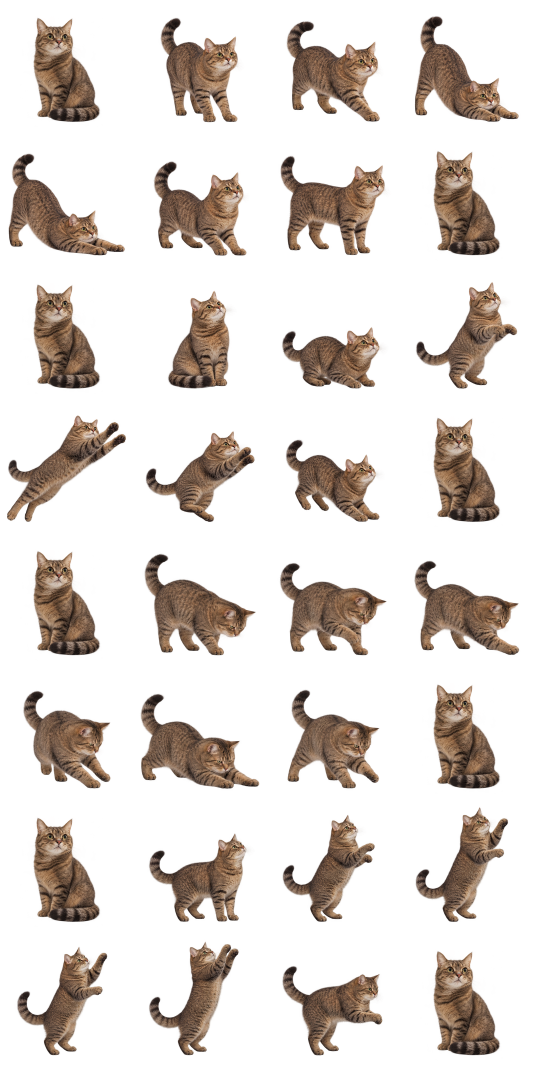
#> input picture source/assets/motions.png, 1600 x 3200 px (shown at 1/3 size)
$ python -i pack-relax.py   (imports and definitions only)
#> lines starting #> are read from the running program, lines starting #| are printed output that depends on the picture; after the words box and inside, x2 and y2 are one past the last pixel; in counts of white or black regions, pixels touching at a corner belong together
"""Pack the ImageGen complete-body poses. Crop/resize only; no morphs or fades."""
from pathlib import Path
from PIL import Image, ImageDraw
import numpy as np
import json
from scipy import ndimage

ROOT=Path(__file__).resolve().parent
ASSETS=ROOT/'assets'
QA=ROOT.parent/'qa'
CELL=400

def poses(path):
#> called with path = 'assets/motions.png'
    src=Image.open(path).convert('RGBA')
#> src is the input picture: PIL image 1600x3200 RGBA; mean R, G, B, A 34.9, 26.3, 20.9, 62.8
    a=np.asarray(src)
    body=a[:,:,3]>16
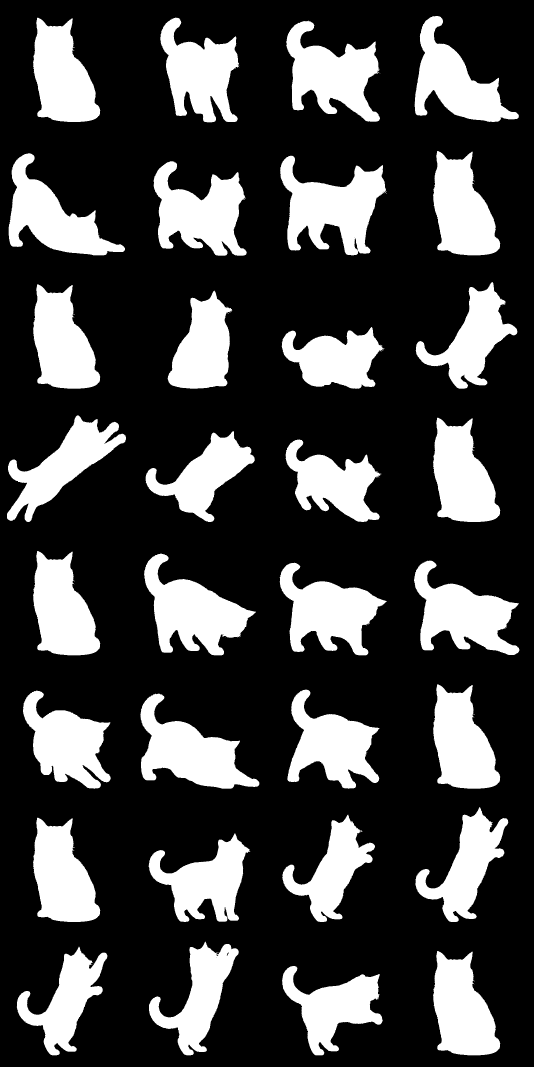
#> body: shape (3200, 1600) bool (shown at 1/3 size); 25.9% white; 38 white regions (6 under 20 px), largest, box (x1, y1, x2, y2) and area: (840, 467, 1160, 766) 50909, (432, 1661, 768, 1966) 48769, (421, 2081, 778, 2366) 47532
    labels,n=ndimage.label(body)
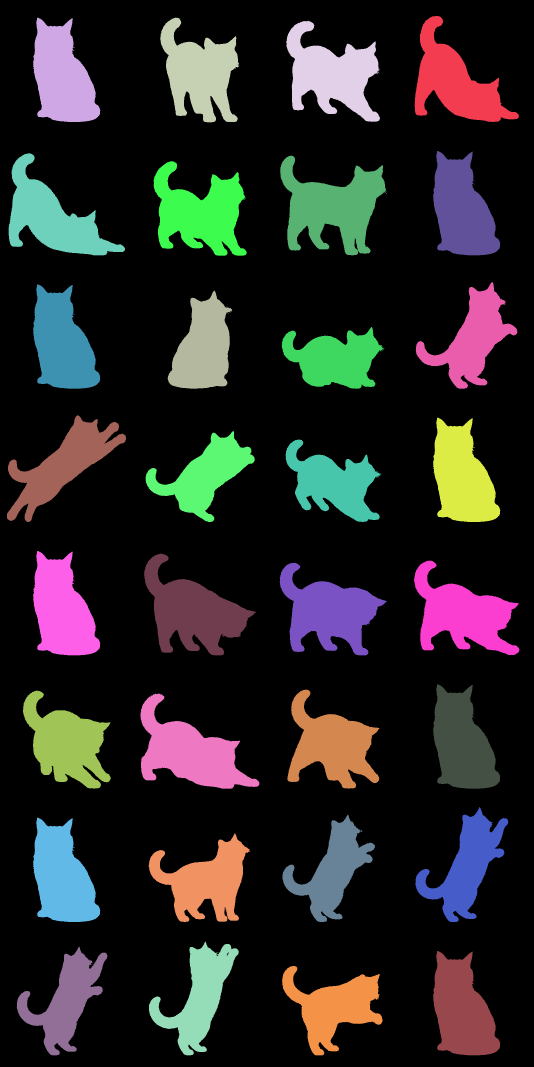
#> labels: shape (3200, 1600) int32 (shown at 1/3 size); 70 distinct labels, from 0 to 69; one colour per label, 0 black
#> n = 69
    sizes=ndimage.sum(body,labels,range(1,n+1))
#> sizes = 69 values, max 50906 at index 15, min 1 at index 4, mean 19189.9
    selected=(np.argsort(sizes)[::-1][:16]+1).tolist()
#> selected = [16, 40, 49, 17, 4, 41, 42, 15, 3, 1, 48, 47, 2, 33, 14, 53]
    items=[]
    for lab in selected:
        ys,xs=np.where((labels==lab)&body)
        if len(xs)<1000:raise ValueError('Missing complete pose')
        items.append((int(lab),float(np.median(xs)),float(np.median(ys))))
#> this loop made 16 passes
#> lab on passes 1, 2, 3, 4, 6, 7, 8, 9, 10, 11, 12, 13: 16, 40, 49, 17, 41, 42, 15, 3, 1, 48, 47, 2
#> after the loop, items = [(16, 1002, 619), (40, 572, 1840), (49, 564, 2264), (17, 605, 640), (4, 991, 220), (41, 1384, 1845), (42, 984, 1833), (15, 142, 665), (3, 600, 215), (1, 1354, 259), (48, 198, 2229), (47, 997, 2237), (2, 184, 237), (33, 1384, 1437), (14, 1384, 637), (53, 184, 2637)]
    vertical=sorted(items,key=lambda i:i[2])
#> vertical = [(3, 600, 215), (4, 991, 220), (2, 184, 237), (1, 1354, 259), (16, 1002, 619), (14, 1384, 637), (17, 605, 640), (15, 142, 665), (33, 1384, 1437), (42, 984, 1833), (40, 572, 1840), (41, 1384, 1845), (48, 198, 2229), (47, 997, 2237), (49, 564, 2264), (53, 184, 2637)]
    ordered=[]
    for row in range(4):ordered+=sorted(vertical[row*4:row*4+4],key=lambda i:i[1])
    owner=np.zeros(labels.shape,dtype=np.int16)
#> owner: shape (3200, 1600) int16; every value is 0
    for i,(lab,_,_) in enumerate(ordered):owner[labels==lab]=i+1
#> this loop made 16 passes
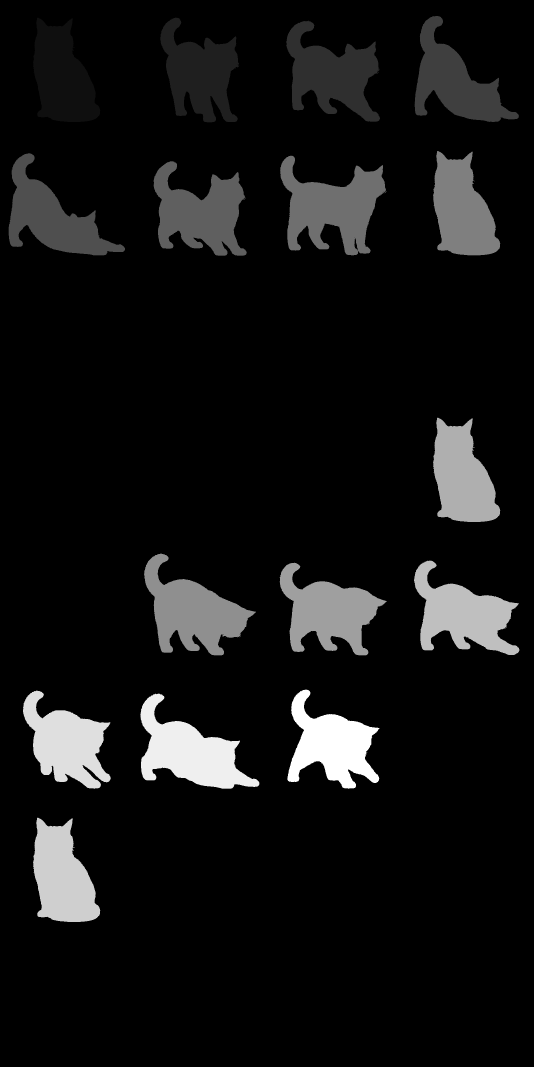
#> owner: shape (3200, 1600) int16 (shown at 1/3 size); min 0, max 16, mean 1.18; drawn with min black and max white
    distance,indices=ndimage.distance_transform_edt(owner==0,return_indices=True)
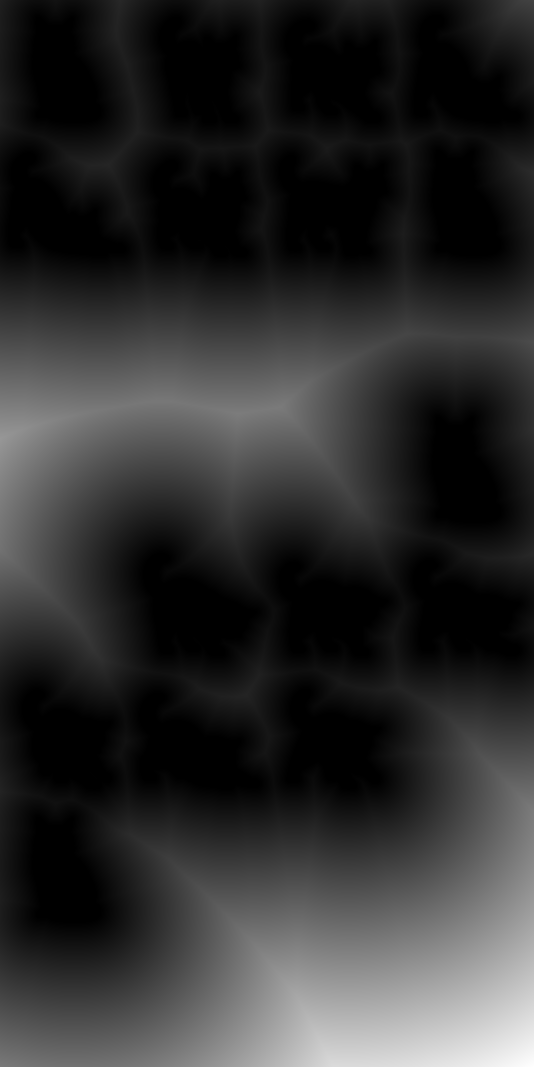
#> distance: shape (3200, 1600) float64 (shown at 1/3 size); min 0, max 972.6, mean 175.1; drawn with min black and max white
    nearest=owner[indices[0],indices[1]]
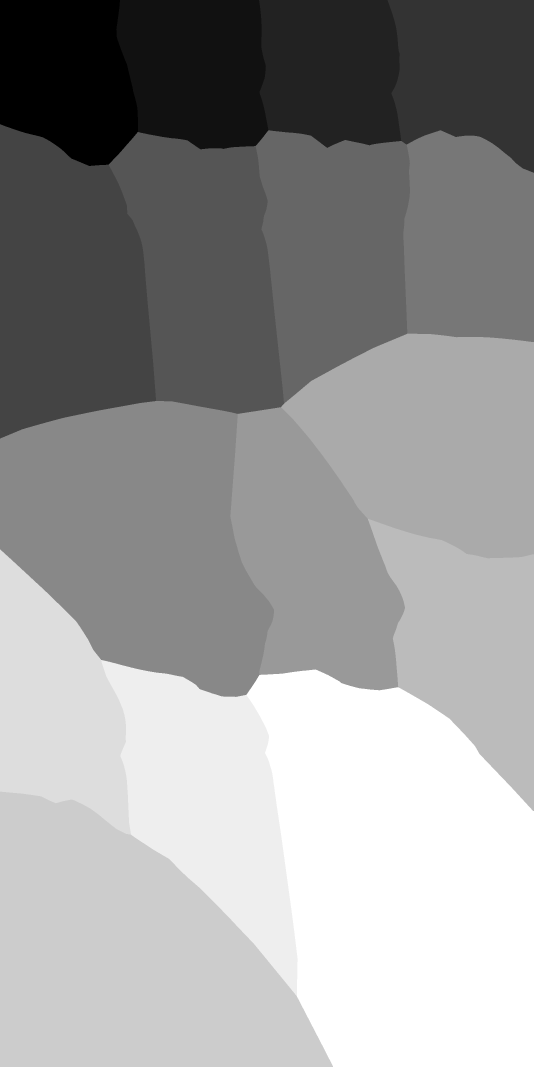
#> nearest: shape (3200, 1600) int16 (shown at 1/3 size); min 1, max 16, mean 9.94; drawn with min black and max white
    out=[]
    for i in range(16):
        member=(nearest==i+1)&(distance<=5)&(a[:,:,3]>4)
        ys,xs=np.where(member)
        x0,y0,x1,y1=int(xs.min()),int(ys.min()),int(xs.max())+1,int(ys.max())+1
        crop=a[y0:y1,x0:x1].copy()
        crop[~member[y0:y1,x0:x1]]=0
        out.append(Image.fromarray(crop))
#> this loop made 16 passes
#> (x0, y0, x1, y1) on passes 1 to 12: (99, 52, 302, 368), (480, 52, 722, 367), (858, 62, 1144, 367), (1244, 47, 1558, 368), (24, 459, 376, 768), (460, 483, 742, 768), (839, 466, 1164, 767), (1299, 452, 1502, 768), (431, 1660, 768, 1968), (838, 1688, 1161, 1966), (1299, 1252, 1502, 1568), (1242, 1681, 1559, 1966)
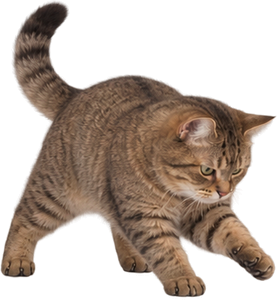
#> crop: shape (300, 277, 4); mean R, G, B, A 64, 50.1, 40.3, 123.7; transparent parts drawn white
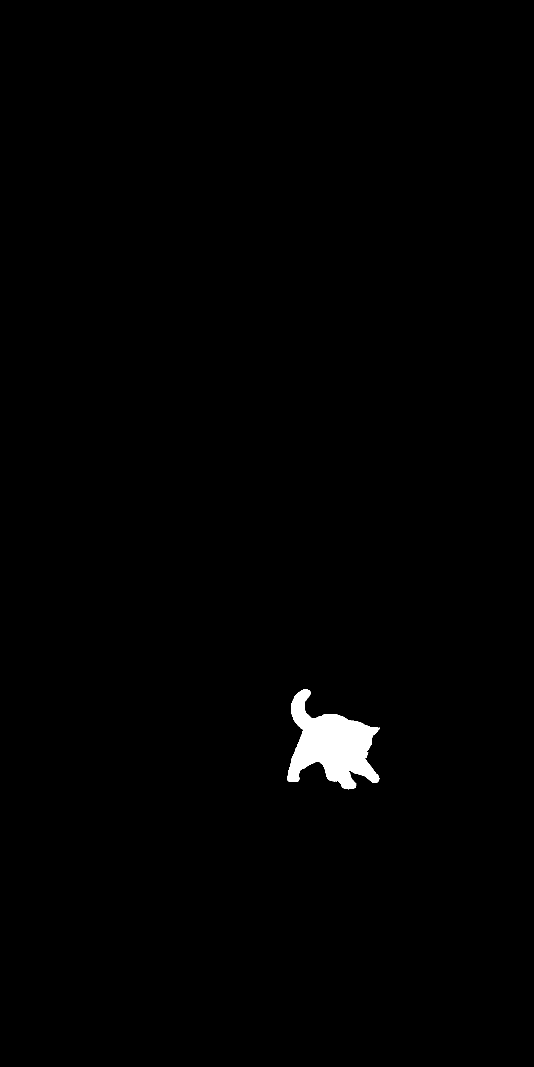
#> member: shape (3200, 1600) bool (shown at 1/3 size); 0.84% white; 13 white regions (12 under 20 px), largest, box (x1, y1, x2, y2) and area: (862, 2068, 1139, 2366) 43229
#> after the loop, out = 16 items
    return out

def main():
    QA.mkdir(parents=True,exist_ok=True)
    manifest={'cell':400,'columns':4,'frames':32,'actions':{}}
    sheet=Image.new('RGBA',(1600,3200))
    neutral=Image.open(ASSETS/'motions.png').crop((0,0,400,400))
    raw=json.loads((ROOT/'relax-prompts.json').read_text(encoding='utf-8'))
    for name,offset in [('yawn',0),('roll',16)]:
        source=ASSETS/'raw'/raw[name]['file']
        images=poses(source)
        # Fixed physical scale per sequence; no per-pose height normalization.
        scale=min(320/images[0].height,358/max(im.width for im in images),350/max(im.height for im in images))
        entries=[]
        for i,img in enumerate(images):
            tile=Image.new('RGBA',(400,400))
            size=(round(img.width*scale),round(img.height*scale))
            resized=img.resize(size,Image.Resampling.LANCZOS)
            pos=(round(200-size[0]/2),366-size[1])
            tile.alpha_composite(resized,pos)
            # The original resting image remains the exact entry/exit pose.
            if i in (0,15):tile=neutral.copy()
            sheet.alpha_composite(tile,((offset+i)%4*400,(offset+i)//4*400))
            entries.append({'frame':offset+i,'size':size,'position':pos,'neutral':i in (0,15)})
        manifest['actions'][name]={'source':source.name,'scale':scale,'frames':entries}
    staged=ASSETS/'relax.next.png'
    sheet.save(staged,optimize=True)
    with Image.open(staged) as check:check.load()
    staged.replace(ASSETS/'relax.png')
    (ASSETS/'relax-layout.json').write_text(json.dumps(manifest,indent=2),encoding='utf-8')
    # A downscaled overview for visual QA, not a separate user deliverable.
    contact=Image.new('RGB',(1000,1000),'#eee8de')
    d=ImageDraw.Draw(contact)
    for row,name in enumerate(['yawn','roll']):
        for col,n in enumerate([0,3,5,7,9,11,13,15]):
            idx=row*16+n
            thumb=sheet.crop(((idx%4)*400,(idx//4)*400,(idx%4+1)*400,(idx//4+1)*400)).resize((240,240))
            x=(col%4)*250;y=row*500+(col//4)*250
            contact.paste(thumb,(x,y),thumb)
            d.text((x+5,y+4),name+' '+str(n),fill='#332d27')
    contact.save(QA/'relax-contact.jpg',quality=90)
    print('Packed',ASSETS/'relax.png', 'bytes',(ASSETS/'relax.png').stat().st_size)

# [1 line not run here, left out]

>>> result = poses('assets/motions.png')
#> result = 16 items

$ run again, on source/assets/atlas.png
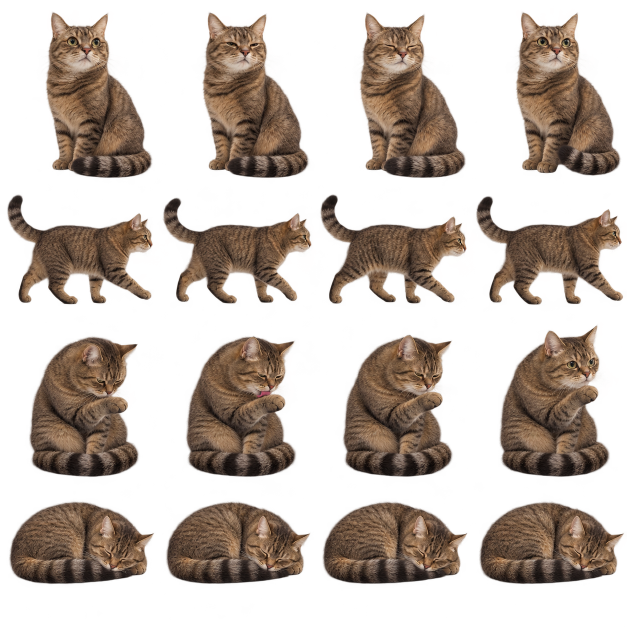
#> input picture source/assets/atlas.png, 1254 x 1254 px (shown at 1/2 size)
#> in poses, src is the input picture: PIL image 1254x1254 RGBA; mean R, G, B, A 53, 39, 30.5, 102.7
#> body: shape (1254, 1254) bool; 42.2% white; 22 white regions (6 under 20 px), largest, box (x1, y1, x2, y2) and area: (998, 649, 1220, 954) 49464, (371, 671, 593, 954) 49273, (685, 668, 906, 954) 49236
#> in poses, `labels,n=ndimage.label(body)`:
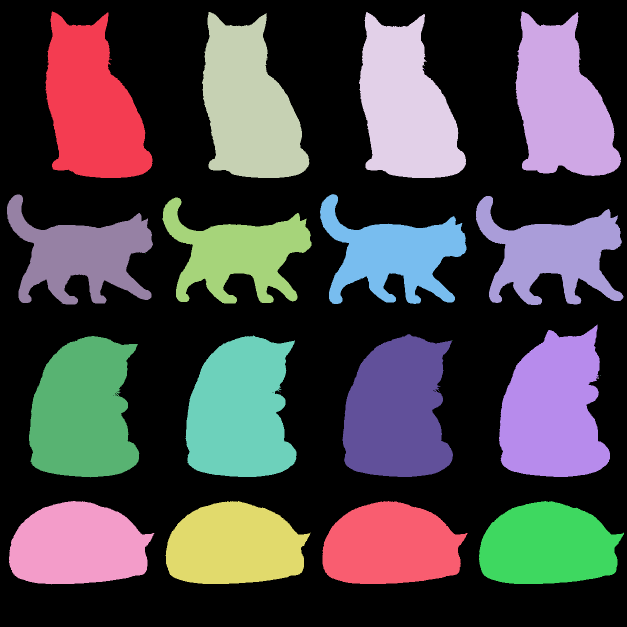
#> labels: shape (1254, 1254) int32 (shown at 1/2 size); 29 distinct labels, from 0 to 28; one colour per label, 0 black
#> n = 28
#> sizes = 28 values, max 49461 at index 12, min 1 at index 4, mean 23719.7
#> selected = [13, 15, 14, 16, 3, 1, 4, 2, 25, 26, 27, 28, 10, 9, 8, 11]
#> the loop in poses, `for lab in selected:` made 16 passes
#> lab on passes 1 to 8: 13, 15, 14, 16, 3, 1, 4, 2
#> after the loop in poses, `for lab in selected:`: items = [(13, 1108, 825), (15, 481, 826), (14, 796, 825), (16, 167, 827), (3, 494, 219), (1, 181, 219), (4, 808, 219), (2, 1119, 215), (25, 154, 1093), (26, 467, 1093), (27, 780, 1093), (28, 1093, 1093), (10, 1105, 503), (9, 161, 506), (8, 785, 506), (11, 473, 503)]
#> vertical = [(2, 1119, 215), (3, 494, 219), (1, 181, 219), (4, 808, 219), (10, 1105, 503), (11, 473, 503), (9, 161, 506), (8, 785, 506), (13, 1108, 825), (14, 796, 825), (15, 481, 826), (16, 167, 827), (25, 154, 1093), (26, 467, 1093), (27, 780, 1093), (28, 1093, 1093)]
#> the loop in poses, `for i,(lab,_,_) in enumerate(ordered):owner[labels==lab]=i+1` made 16 passes
#> lab on passes 1 to 8: 1, 3, 4, 2, 9, 11, 8, 10
#> the loop in poses, `for i in range(16):` made 16 passes
#> (x0, y0, x1, y1) on passes 1 to 8: (90, 22, 306, 358), (403, 23, 621, 358), (718, 23, 933, 357), (1030, 22, 1243, 352), (12, 388, 308, 609), (324, 394, 625, 609), (639, 388, 935, 609), (951, 391, 1248, 611)
#> after the loop in poses, `for i in range(16):`:
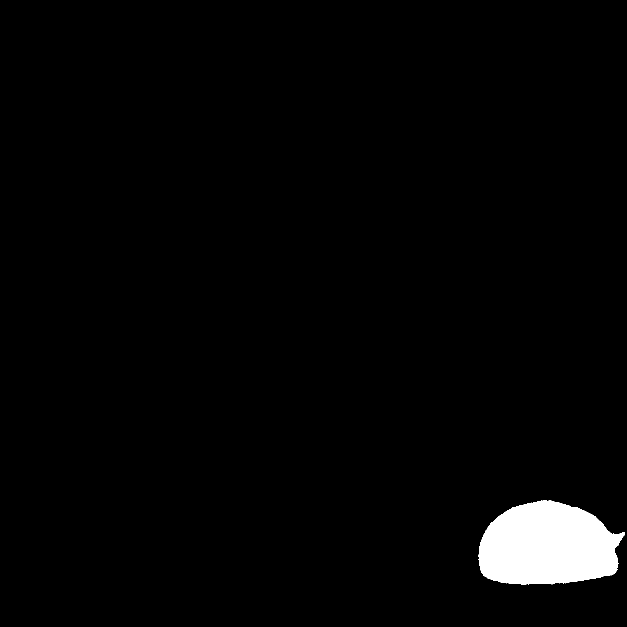
#> member: shape (1254, 1254) bool (shown at 1/2 size); 2.4% white; 8 white regions (7 under 20 px), largest, box (x1, y1, x2, y2) and area: (957, 1000, 1250, 1169) 37789
#> after the loop in poses, `for i in range(16):`: out = 16 items
